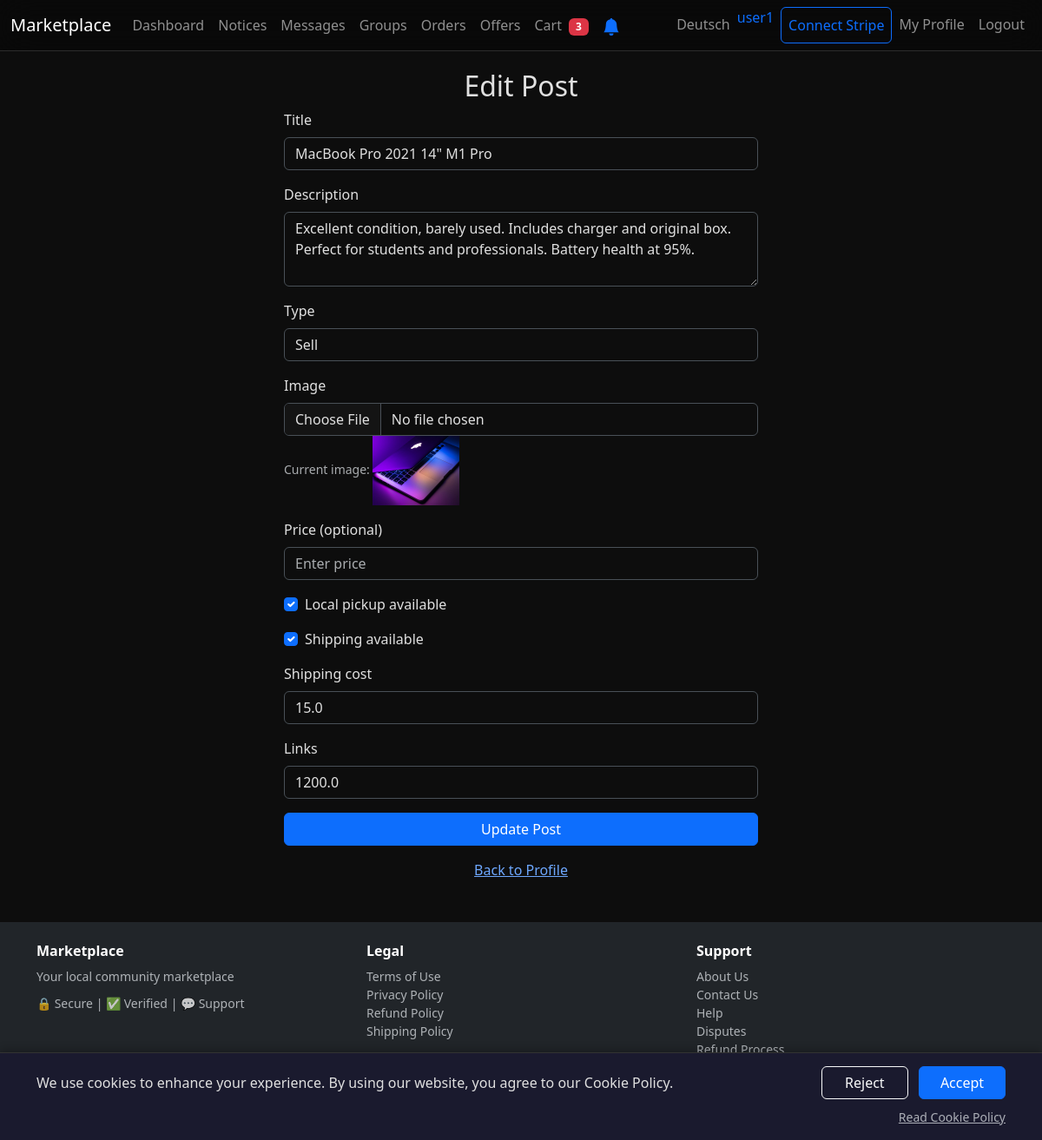
Page /edit_post/12 (signed in) on the committed database.
### tables this page shows
CREATE TABLE users
                  (id INTEGER PRIMARY KEY, username TEXT UNIQUE, email TEXT UNIQUE, password TEXT, description TEXT, profile_picture TEXT, stripe_account_id TEXT, email_notifications INTEGER DEFAULT 1, notify_order INTEGER DEFAULT 1, notify_dispute INTEGER DEFAULT 1, notify_return INTEGER DEFAULT 1, notify_message INTEGER DEFAULT 1, email_verified INTEGER DEFAULT 0, return_address TEXT, verification_token TEXT, verification_sent_at DATETIME, reset_token TEXT, reset_sent_at DATETIME, created_at DATETIME, preferred_language TEXT DEFAULT 'en');

CREATE TABLE posts
                 (id INTEGER PRIMARY KEY, user_id INTEGER, title TEXT, description TEXT, type TEXT, image TEXT, links TEXT, timestamp DATETIME DEFAULT CURRENT_TIMESTAMP, price REAL, local_pickup INTEGER DEFAULT 1, shipping_available INTEGER DEFAULT 0, shipping_cost REAL DEFAULT 0, quantity INTEGER DEFAULT 1, is_active INTEGER DEFAULT 1, is_featured INTEGER DEFAULT 0, featured_until TEXT, featured_payment_id TEXT, location TEXT, external_link TEXT);

### app.py (the view)
@app.route('/edit_post/<int:post_id>')
def edit_post_page(post_id):
    if 'user_id' not in session:
        return redirect('/login')
    conn = sqlite3.connect('database.db')
    c = conn.cursor()
    c.execute("SELECT id, title, description, type, image, links, price, local_pickup, shipping_available, shipping_cost FROM posts WHERE id = ? AND user_id = ?", (post_id, session['user_id']))
    post = c.fetchone()
    conn.close()
    if not post:
        return 'Post not found or not yours', 404
    return render_template('edit_post.html', post=post, unread_messages=get_unread_messages_count(session['user_id']))

### templates/edit_post.html (shortened to what this page needs)
{% extends "base.html" %} {% block title %}Edit Post{% endblock %} {% block
content %}
<div class="container mt-5">
  <div class="row justify-content-center">
    <div class="col-md-6">
      <h2 class="text-center">
        {% if session.get('lang') == 'de' %}Beitrag bearbeiten{% else %}Edit
        Post{% endif %}
      </h2>
      <form
        action="/edit_post/{{ post[0] }}"
        method="post"
        enctype="multipart/form-data"
      >
        <div class="mb-3">
          <label for="title" class="form-label"
            >{% if session.get('lang') == 'de' %}Titel{% else %}Title{% endif
            %}</label
          >
          <input
            type="text"
            class="form-control"
            id="title"
            name="title"
            value="{{ post[1] }}"
            required
          />
        </div>
        <div class="mb-3">
          <label for="description" class="form-label"
            >{% if session.get('lang') == 'de' %}Beschreibung{% else
            %}Description{% endif %}</label
          >
          <textarea
            class="form-control"
            id="description"
            name="description"
            rows="3"
            required
          >
{{ post[2] }}</textarea
          >
        </div>
        <div class="mb-3">
          <label for="type" class="form-label"
            >{% if session.get('lang') == 'de' %}Typ{% else %}Type{% endif
            %}</label
          >
          <select class="form-control" id="type" name="type" required>
            <option value="sell" {% if post[3] == 'sell' %}selected{% endif %}>
              {% if session.get('lang') == 'de' %}Verkaufen{% else %}Sell{% endif %}
            </option>
          </select>
        </div>
        <div class="mb-3">
          <label for="image" class="form-label"
            >{% if session.get('lang') == 'de' %}Bild{% else %}Image{% endif
            %}</label
          >
          <input
            type="file"
            class="form-control"
            id="image"
            name="image"
            accept="image/*"
          />
          {% if post[4] %}
          <small class="form-text text-muted"
            >Current image: <img src="{{ post[4] }}" style="max-width: 100px"
          /></small>
          {% endif %}
        </div>
        <div class="mb-3">
          <label for="price" class="form-label"
            >{% if session.get('lang') == 'de' %}Preis (optional){% else %}Price
            (optional){% endif %}</label
          >
          <input
            type="number"
            step="0.01"
            class="form-control"
            id="price"
            name="price"
            value="{{ post[5] or '' }}"
            placeholder="Enter price"
          />
        </div>
        <div class="mb-3">
          <div class="form-check">
            <input type="checkbox" class="form-check-input" id="local_pickup" name="local_pickup" value="1" {% if post[7] %}checked{% endif %} />
            <label class="form-check-label" for="local_pickup">
              {% if session.get('lang') == 'de' %}Abholung vor Ort möglich{% else %}Local pickup available{% endif %}
            </label>
          </div>
        </div>
        <div class="mb-3">
          <div class="form-check">
            <input type="checkbox" class="form-check-input" id="shipping_available" name="shipping_available" value="1" {% if post[8] %}checked{% endif %} onchange="toggleShippingCost()" />
            <label class="form-check-label" for="shipping_available">
              {% if session.get('lang') == 'de' %}Versand möglich{% else %}Shipping available{% endif %}
            </label>
          </div>
        </div>
        <div class="mb-3" id="shipping_cost_div" {% if not post[8] %}style="display:none;"{% endif %}>
          <label for="shipping_cost" class="form-label">
            {% if session.get('lang') == 'de' %}Versandkosten{% else %}Shipping cost{% endif %}
          </label>
          <input type="number" step="0.01" class="form-control" id="shipping_cost" name="shipping_cost" value="{{ post[9] or '' }}" placeholder="0.00" />
        </div>
        <div class="mb-3">
          <label for="links" class="form-label"
            >{% if session.get('lang') == 'de' %}Links{% else %}Links{% endif
            %}</label
          >
          <input
            type="url"
            class="form-control"
            id="links"
            name="links"
            value="{{ post[6] or '' }}"
          />
        </div>
        <button type="submit" class="btn btn-primary w-100">
          {% if session.get('lang') == 'de' %}Beitrag aktualisieren{% else
          %}Update Post{% endif %}
        </button>
      </form>
      <div class="text-center mt-3">
        <a href="/profile/{{ current_username }}"
          >{% if session.get('lang') == 'de' %}Zurück zum Profil{% else %}Back
          to Profile{% endif %}</a
        >
      </div>
    </div>
  </div>
</div>
{% endblock %}

### templates/base.html (shortened to what this page needs)
<!doctype html>
<html lang="en" data-bs-theme="dark">
  <head>
    <link
      href="https://cdn.jsdelivr.net/npm/bootstrap@5.3.3/dist/css/bootstrap.min.css"
      rel="stylesheet"
    />
  </head>
  <body>
    <div class="content-wrapper">
      <nav class="navbar navbar-expand-lg navbar-dark bg-dark fixed-top">
        <div class="container-fluid">
          <a class="navbar-brand brand-center" href="/"
            >{% if session.get('lang') == 'de' %}Marktplatz{% else
            %}Marketplace{% endif %}</a
          >
          <div class="collapse navbar-collapse nav-items" id="navbarNav">
            <ul class="navbar-nav me-auto">
              <li class="nav-item">
                <a id="nav-dashboard" class="nav-link text-nowrap" href="/dashboard"
                  >{% if session.get('lang') == 'de' %}Übersicht{% else
                  %}Dashboard{% endif %}</a
                >
              </li>
              <li class="nav-item">
                <a id="nav-notices" class="nav-link text-nowrap" href="/notices"
                  >{% if session.get('lang') == 'de' %}Merken{% else %}Notices{%
                  endif %}</a
                >
              </li>
              <li class="nav-item">
                <a id="nav-messages" class="nav-link text-nowrap" href="/messages"
                  >{% if session.get('lang') == 'de' %}Nachrichten{% else
                  %}Messages{% endif %}</a
                >
              </li>
              <li class="nav-item">
                <a id="nav-groups" class="nav-link text-nowrap" href="/groups"
                  >{% if session.get('lang') == 'de' %}Gruppen{% else %}Groups{%
                  endif %}</a
                >
              </li>
              <li class="nav-item">
                <a id="nav-orders" class="nav-link text-nowrap" href="/orders"
                  >{% if session.get('lang') == 'de' %}Bestellungen{% else
                  %}Orders{% endif %}{% if pending_orders > 0 %}<span class="badge bg-info ms-1">{{ pending_orders }}</span>{% endif %}</a
                >
              </li>
              <li class="nav-item">
                <a id="nav-offers" class="nav-link text-nowrap" href="/my-offers"
                  >{% if session.get('lang') == 'de' %}Angebote{% else %}Offers{% endif %}{% if pending_offers > 0 %}<span class="badge bg-danger ms-1">{{ pending_offers }}</span>{% endif %}</a
                >
              </li>
              <li class="nav-item">
                <a id="nav-cart" class="nav-link text-nowrap" href="/cart"
                  >{% if session.get('lang') == 'de' %}Warenkorb{% else %}Cart{% endif %}
                  {% if cart_count > 0 %}<span class="badge bg-danger ms-1">{{ cart_count }}</span>{% endif %}</a
                >
              </li>
              {% if session.get('user_id') %}
              <li class="nav-item">
                <button id="notification-btn" class="btn btn-link nav-link text-nowrap" onclick="requestNotificationPermission()" title="{% if session.get('lang') == 'de' %}Benachrichtigungen aktivieren{% else %}Enable notifications{% endif %}">
                  <svg xmlns="http://www.w3.org/2000/svg" width="20" height="20" fill="#0d6efd" viewBox="0 0 16 16">
                    <path d="M8 16a2 2 0 0 0 2-2H6a2 2 0 0 0 2 2zm.995-14.901a1 1 0 1 0-1.99 0A5.002 5.002 0 0 0 3 6c0 1.098-.5 6-2 7h14c-1.5-1-2-5.902-2-7 0-2.42-1.72-4.44-4.005-4.901z"/>
                  </svg>
                </button>
              </li>
              {% endif %}
            </ul>
            <ul class="navbar-nav">
              <li class="nav-item">
                <a id="nav-language"
                  class="nav-link text-nowrap"
                  href="/switch_lang?lang={% if session.get('lang') == 'de' %}en{% else %}de{% endif %}"
                  >{% if session.get('lang') == 'de' %}English{% else
                  %}Deutsch{% endif %}</a
                >
              </li>
              {% if session.get('user_id') %}
              <li class="nav-item">
                <span class="navbar-text text-primary"
                  >{{ current_username }}</span
                >
              </li>
              {% if not g.stripe_connected %}
              <li class="nav-item ms-2">
                <a class="nav-link border border-primary rounded text-primary text-nowrap px-2 stripe-btn" href="/connect/stripe">
                  {% if session.get('lang') == 'de' %}Stripe verbinden{% else %}Connect Stripe{% endif %}
                </a>
              </li>
              {% endif %}
              <li class="nav-item">
                <a id="nav-profile"
                  class="nav-link text-nowrap"
                  href="/profile/{{ current_username }}"
                  >{% if session.get('lang') == 'de' %}Mein Profil{% else %}My
                  Profile{% endif %}</a
                >
              </li>
              <li class="nav-item">
                <a id="nav-logout" class="nav-link text-nowrap" href="/logout"
                  >{% if session.get('lang') == 'de' %}Abmelden{% else
                  %}Logout{% endif %}</a
                >
              </li>
              {% endif %}
            </ul>
          </div>
        </div>
      </nav>
      {% block content %}{% endblock %}
    </div>
    <div id="cookie-consent-banner">
      <div class="container">
        <div class="row align-items-center">
          <div class="col-md-8 mb-2 mb-md-0">
            <p class="mb-0" id="cookie-message">
              {% if session.get('lang') == 'de' %}
              Wir verwenden Cookies, um Ihr Erlebnis zu verbessern. Durch die Nutzung unserer Website stimmen Sie unserer Cookie-Richtlinie zu.
              {% else %}
              We use cookies to enhance your experience. By using our website, you agree to our Cookie Policy.
              {% endif %}
            </p>
          </div>
          <div class="col-md-4 text-md-end">
            <button type="button" class="btn btn-outline-light cookie-btn me-2" id="cookie-reject" onclick="handleCookieConsent('reject')">
              {% if session.get('lang') == 'de' %}Ablehnen{% else %}Reject{% endif %}
            </button>
            <button type="button" class="btn btn-primary cookie-btn" id="cookie-accept" onclick="handleCookieConsent('accept')">
              {% if session.get('lang') == 'de' %}Akzeptieren{% else %}Accept{% endif %}
            </button>
          </div>
        </div>
        <div class="row mt-2">
          <div class="col-12 text-end">
            <a href="/cookie-policy" class="text-muted small">
              {% if session.get('lang') == 'de' %}Cookie-Richtlinie lesen{% else %}Read Cookie Policy{% endif %}
            </a>
          </div>
        </div>
      </div>
    </div>
    <footer class="bg-dark text-white py-4 mt-5">
      <div class="container">
        <div class="row">
          <div class="col-md-4 mb-3 mb-md-0">
            <h6 class="fw-bold mb-2">Marketplace</h6>
            <p class="text-muted small mb-0">{% if session.get('lang') == 'de' %}Dein lokaler Community-Marktplatz{% else %}Your local community marketplace{% endif %}</p>
            <div class="mt-2">
              <small class="text-muted">🔒 {% if session.get('lang') == 'de' %}Sicher{% else %}Secure{% endif %} | ✅ {% if session.get('lang') == 'de' %}Verifiziert{% else %}Verified{% endif %} | 💬 {% if session.get('lang') == 'de' %}Support{% else %}Support{% endif %}</small>
            </div>
          </div>
          <div class="col-md-4 mb-3 mb-md-0">
            <h6 class="fw-bold mb-2">{% if session.get('lang') == 'de' %}Rechtliches{% else %}Legal{% endif %}</h6>
            <ul class="list-unstyled small">
              <li><a href="/terms" class="text-muted text-decoration-none">{% if session.get('lang') == 'de' %}Nutzungsbedingungen{% else %}Terms of Use{% endif %}</a></li>
              <li><a href="/privacy" class="text-muted text-decoration-none">{% if session.get('lang') == 'de' %}Datenschutz{% else %}Privacy Policy{% endif %}</a></li>
              <li><a href="/refund-policy" class="text-muted text-decoration-none">{% if session.get('lang') == 'de' %}Rückgaberichtlinie{% else %}Refund Policy{% endif %}</a></li>
              <li><a href="/shipping-policy" class="text-muted text-decoration-none">{% if session.get('lang') == 'de' %}Versandrichtlinie{% else %}Shipping Policy{% endif %}</a></li>
            </ul>
          </div>
          <div class="col-md-4">
            <h6 class="fw-bold mb-2">{% if session.get('lang') == 'de' %}Support{% else %}Support{% endif %}</h6>
            <ul class="list-unstyled small">
              <li><a href="/about" class="text-muted text-decoration-none">{% if session.get('lang') == 'de' %}Über uns{% else %}About Us{% endif %}</a></li>
              <li><a href="/contact" class="text-muted text-decoration-none">{% if session.get('lang') == 'de' %}Kontakt{% else %}Contact Us{% endif %}</a></li>
              <li><a href="/chat/admin" class="text-muted text-decoration-none">{% if session.get('lang') == 'de' %}Hilfe{% else %}Help{% endif %}</a></li>
              <li><a href="/dispute-policy" class="text-muted text-decoration-none">{% if session.get('lang') == 'de' %}Streitfälle{% else %}Disputes{% endif %}</a></li>
              <li><a href="/refund-flow" class="text-muted text-decoration-none">{% if session.get('lang') == 'de' %}Erstattungsprozess{% else %}Refund Process{% endif %}</a></li>
            </ul>
          </div>
        </div>
        <p class="text-center text-muted small mb-0">© 2026 Marketplace. {% if session.get('lang') == 'de' %}Alle Rechte vorbehalten.{% else %}All rights reserved.{% endif %}</p>
      </div>
    </footer>
  </body>
</html>

### rows in the picture
users: username "user1"
posts: title "MacBook Pro 2021 14\" M1 Pro", description "Excellent condition, barely used. Includes charger and original box. Perfect for students and professionals. Battery health at 95%.", type "Sell", image (picture), local_pickup "☑", shipping_available "☑", shipping_cost "15.0", links "1200.0"

### other values in the picture
{{ cart_count }} "3"
